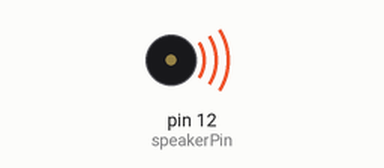
The sketch below on a simulated Arduino Uno, built with avr-gcc and run on an emulated ATmega328P. Shown: buzzer (waves = sounding, pin HIGH).

Above: at 0.2 s.
Timing chart, 0 to 3.0 s (numbered marks = the images above):
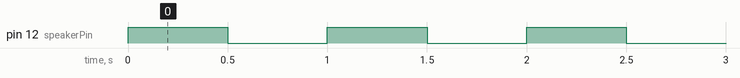

Measured:
- by itself, pin 12 (speakerPin): alternates HIGH for 0.50 s and LOW for 0.50 s

The sketch:

Active_Buzzer.ino
```cpp
#define speakerPin 12

void setup() {
  // put your setup code here, to run once:
  pinMode(speakerPin, OUTPUT);

}

void loop() {
  // put your main code here, to run repeatedly:
  digitalWrite(speakerPin, HIGH);
  delay(500);
  digitalWrite(speakerPin, LOW);
  delay(500);
}
```
